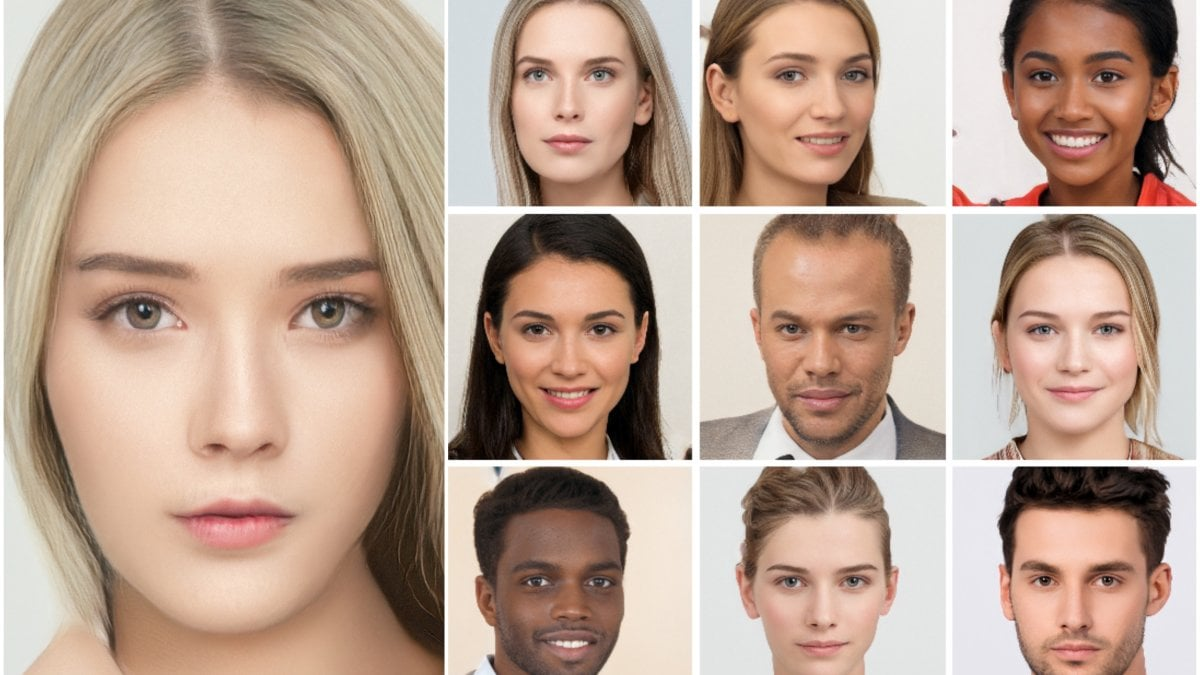
#> input picture Lezione 40 - 08042025 - Metriche di valutazione/visione artificiale/ricVolti/image.jpg, 1200 x 675 px
$ python ricoVolti.py
#> lines starting #> are read from the running program, lines starting #| are printed output that depends on the picture; after the words box and inside, x2 and y2 are one past the last pixel; in counts of white or black regions, pixels touching at a corner belong together
import cv2
import matplotlib.pyplot as plt

#Caricamento del classificatore pre-addestrato per il riconoscimento dei volti
face_cascade = cv2.CascadeClassifier(cv2.data.haarcascades + 'haarcascade_frontalface_default.xml')

# Caricamento dell'immagine
image = cv2.imread('image.jpg')
#> image is the input picture: shape (675, 1200, 3); mean B, G, R 146.6, 162.6, 188.1
gray = cv2.cvtColor(image, cv2.COLOR_BGR2GRAY)
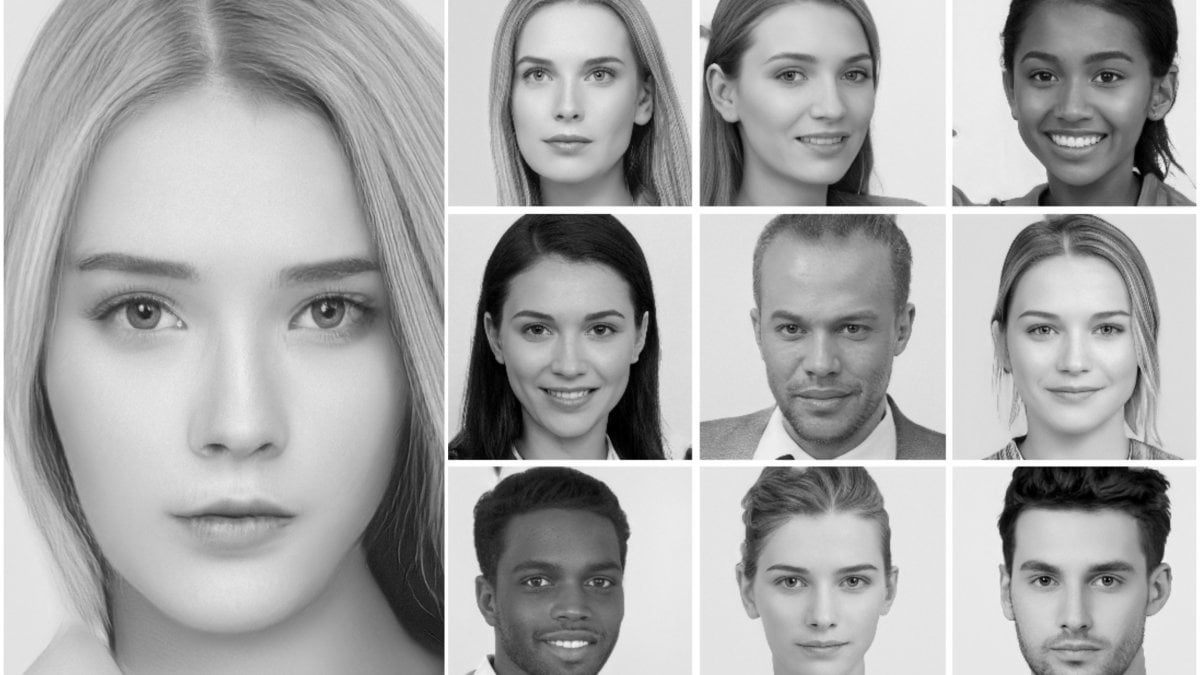
#> gray: shape (675, 1200); min 0, max 255, mean 168.4

#Riconoscimento dei volti
faces = face_cascade.detectMultiScale(gray, scaleFactor=1.1, minNeighbors=5, minSize=(30, 30))
#> faces = [[495, 19, 148, 148], [750, 525, 140, 140], [1002, 521, 144, 144], [503, 525, 134, 134], [996, 14, 156, 156], [991, 265, 165, 165], [733, 260, 175, 175], [733, 12, 164, 164], [485, 263, 165, 165], [43, 170, 399, 399]]

#Visualizzazione dei risultati
for (x, y, w, h) in faces:
    cv2.rectangle(image, (x, y), (x+w,y+h), (255, 0, 0), 2)
#> this loop made 10 passes
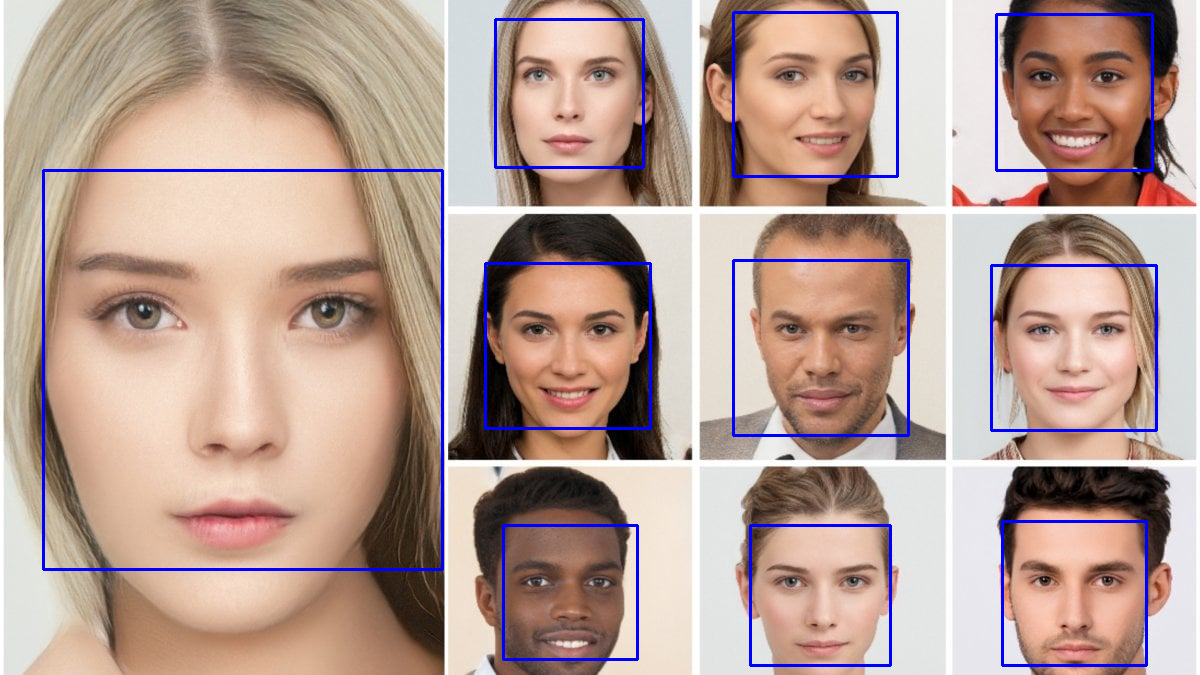
#> image: shape (675, 1200, 3); 2.65% of pixels changed, all inside (x1, y1, x2, y2) = (42, 11, 1158, 667)

plt.imshow(cv2.cvtColor(image, cv2.COLOR_BGR2RGB))
plt.title('Face Detection with OpenCV')
plt.show()
